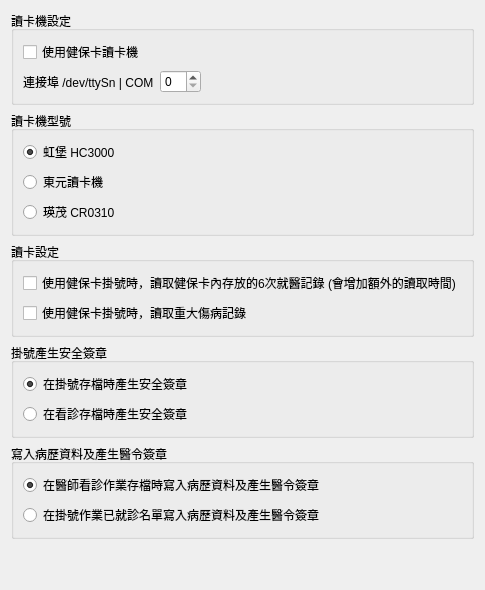
       <widget class="QWidget" name="tab_6">
        <attribute name="icon">
         <iconset>
          <normaloff>../icons/computer.png</normaloff>../icons/computer.png</iconset>
        </attribute>
        <attribute name="title">
         <string>健保讀卡機</string>
        </attribute>
        <layout class="QVBoxLayout" name="verticalLayout_34">
         <item>
          <widget class="QGroupBox" name="groupBox_24">
           <property name="title">
            <string>讀卡機設定</string>
           </property>
           <property name="flat">
            <bool>true</bool>
           </property>
           <layout class="QVBoxLayout" name="verticalLayout_33">
            <item>
             <widget class="QCheckBox" name="checkBox_use_reader">
              <property name="text">
               <string>使用健保卡讀卡機</string>
              </property>
             </widget>
            </item>
            <item>
             <layout class="QGridLayout" name="gridLayout_8">
              <item row="0" column="2">
               <spacer name="horizontalSpacer_8">
                <property name="orientation">
                 <enum>Qt::Horizontal</enum>
                </property>
                <property name="sizeHint" stdset="0">
                 <size>
                  <width>40</width>
                  <height>20</height>
                 </size>
                </property>
               </spacer>
              </item>
              <item row="0" column="1">
               <widget class="QSpinBox" name="spinBox_reader_port"/>
              </item>
              <item row="0" column="0">
               <widget class="QLabel" name="label_20">
                <property name="text">
                 <string>連接埠 /dev/ttySn | COM</string>
                </property>
               </widget>
              </item>
             </layout>
            </item>
           </layout>
          </widget>
         </item>
         <item>
          <widget class="QGroupBox" name="groupBox_25">
           <property name="title">
            <string>讀卡機型號</string>
           </property>
           <property name="flat">
            <bool>true</bool>
           </property>
           <layout class="QVBoxLayout" name="verticalLayout_35">
            <item>
             <widget class="QRadioButton" name="radioButton_hc3000">
              <property name="text">
               <string>虹堡 HC3000</string>
              </property>
              <property name="checked">
               <bool>true</bool>
              </property>
             </widget>
            </item>
            <item>
             <widget class="QRadioButton" name="radioButton_teco">
              <property name="text">
               <string>東元讀卡機</string>
              </property>
             </widget>
            </item>
            <item>
             <widget class="QRadioButton" name="radioButton_cr0310">
              <property name="text">
               <string>瑛茂 CR0310</string>
              </property>
             </widget>
            </item>
           </layout>
          </widget>
         </item>
         <item>
          <widget class="QGroupBox" name="groupBox_26">
           <property name="title">
            <string>讀卡設定</string>
           </property>
           <property name="flat">
            <bool>true</bool>
           </property>
           <layout class="QVBoxLayout" name="verticalLayout_36">
            <item>
             <widget class="QCheckBox" name="checkBox_read_record">
              <property name="text">
               <string>使用健保卡掛號時，讀取健保卡內存放的6次就醫記錄 (會增加額外的讀取時間)</string>
              </property>
             </widget>
            </item>
            <item>
             <widget class="QCheckBox" name="checkBox_read_disease">
              <property name="text">
               <string>使用健保卡掛號時，讀取重大傷病記錄</string>
              </property>
             </widget>
            </item>
           </layout>
          </widget>
         </item>
         <item>
          <widget class="QGroupBox" name="groupBox_27">
           <property name="title">
            <string>掛號產生安全簽章</string>
           </property>
           <property name="flat">
            <bool>true</bool>
           </property>
           <layout class="QVBoxLayout" name="verticalLayout_37">
            <item>
             <widget class="QRadioButton" name="radioButton_regist_secure">
              <property name="text">
               <string>在掛號存檔時產生安全簽章</string>
              </property>
              <property name="checked">
               <bool>true</bool>
              </property>
             </widget>
            </item>
            <item>
             <widget class="QRadioButton" name="radioButton_doctor_secure">
              <property name="text">
               <string>在看診存檔時產生安全簽章</string>
              </property>
             </widget>
            </item>
           </layout>
          </widget>
         </item>
         <item>
          <widget class="QGroupBox" name="groupBox_28">
           <property name="title">
            <string>寫入病歷資料及產生醫令簽章</string>
           </property>
           <property name="flat">
            <bool>true</bool>
           </property>
           <layout class="QVBoxLayout" name="verticalLayout_38">
            <item>
             <widget class="QRadioButton" name="radioButton_doctor_write">
              <property name="text">
               <string>在醫師看診作業存檔時寫入病歷資料及產生醫令簽章</string>
              </property>
              <property name="checked">
               <bool>true</bool>
              </property>
             </widget>
            </item>
            <item>
             <widget class="QRadioButton" name="radioButton_regist_write">
              <property name="text">
               <string>在掛號作業已就診名單寫入病歷資料及產生醫令簽章</string>
              </property>
             </widget>
            </item>
           </layout>
          </widget>
         </item>
         <item>
          <spacer name="verticalSpacer_6">
           <property name="orientation">
            <enum>Qt::Vertical</enum>
           </property>
           <property name="sizeHint" stdset="0">
            <size>
             <width>20</width>
             <height>40</height>
            </size>
           </property>
          </spacer>
         </item>
        </layout>
       </widget>
